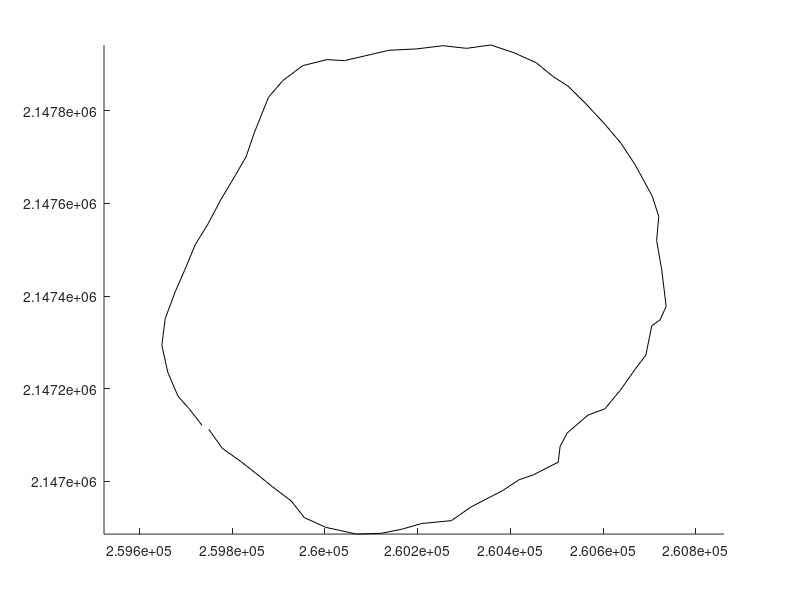

Reproduce this figure in MATLAB. (Note: this script raises an error after producing the figure.)
%% AdvMath Lab 12
%% Yu-Hao Chiang 3443130 
%% add your name and student ID
close all
clear all
clc
% preparation data
Halemaumau = importdata('Halemaumau.txt');
x = Halemaumau(:,1);
y = Halemaumau(:,2);
% x^2 + y^2 + ax + by + c = 0 (circle equation)
% -(x^2 + y^2) = ax + by + c
% Least square criterion
A = [x y ones(65,1)];
Y = [-(x.^2 + y.^2)];
x_hat = inv(A'*A) * A' * Y;  
Y_hat = A * x_hat;
% misfit vector
e_hat = Y - Y_hat; 
% misfit function
E = e_hat'* e_hat;

% (x - x0)^2 + (y - y0)^2 = r^2
x0 = -x_hat(1)/2;
y0 = -x_hat(2)/2;
r = sqrt(-x_hat(3) + x0^2 + y0^2);

% estimate the area
a = polyarea(x,y);

% plot the result
figure
axis equal
hold on
plot(x, y, 'k')
circle(x0, y0, r)
plot(x0, y0, '*')
title('The rim of the Halemaumau crater')
legend('Orginal shape', 'circle')


function circle(x0,y0,r)
% x0 and y0 are the coordinates of the center of the circle
% r is the radius of the circle
% 0.01 is the angle step, bigger values will draw the circle faster but
% we might notice imperfections (not very smooth)
ang = 0:0.01:2*pi; 
xp = r * cos(ang);
yp = r * sin(ang);
plot(x0 + xp, y0 + yp);
end





